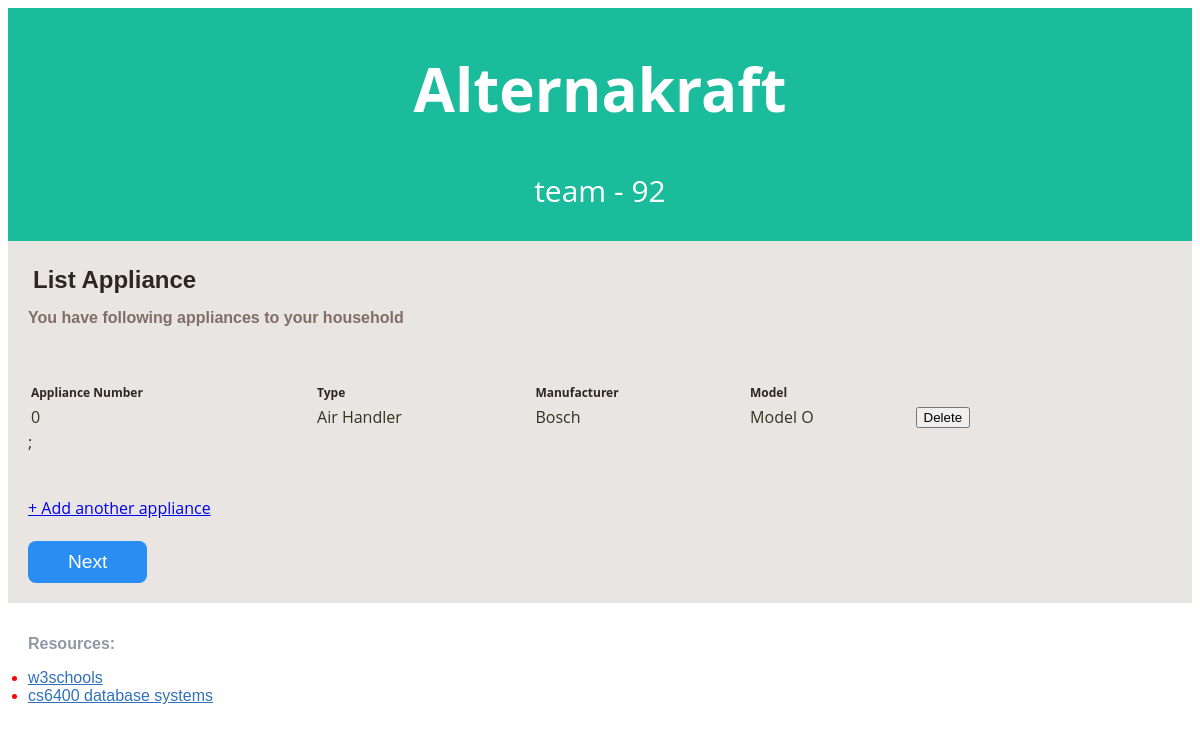
The app's page /phase_3_mamp_version/info_appliance_list.php?email=adamjones@yahoo.com with its own data.
### tables this page shows
CREATE TABLE Appliance (
	email varchar(250) NOT NULL,
	appliance_number INT(9) NOT NULL,
	appliance_type varchar(20) NOT NULL,
	btu_rating INT(9) NOT NULL,
    	model_name varchar(250) NOT NULL,
    	manufacturer_name varchar(250) NOT NULL,
    	PRIMARY KEY(email, appliance_number),
    	KEY (appliance_number)
);

### phase_3_mamp_version/info_appliance_list.php (the view, shortened to what this page needs)
<?php
include('lib/common.php');
?>
<?php include("lib/header.php"); ?>
<!DOCTYPE html>
<html lang="en">
<html>
<head>
</head>
<body>
	<div id="main_container">
		<div class="center_content">
			<div class="center_left">
				<div class="features">
					<div class="profile_section">
						<div class="title">List Appliance</div>
						<div class="subtitle">You have following appliances to your household</div>
						<table>
							<tr>
								<th class="heading">Appliance Number</th>
								<th class="heading">Type</th>
								<th class="heading">Manufacturer</th>
								<th class="heading">Model</th>
								<th class="heading"> </th>
							</tr>
							<br><br>
							<?php
							$email = $_GET['email'];
							$query = "SELECT appliance_number,appliance_type, manufacturer_name, model_name
									FROM Appliance
									WHERE Appliance.email = '{$email}' ";
							$result = mysqli_query($db, $query);
							while ($row = mysqli_fetch_array($result, MYSQLI_ASSOC)) {
								print "<tr>";
								print "<td>{$row['appliance_number']}</td>";
								print "<td>" . ($row['appliance_type'] == 'air_handler' ? "Water Heater" : "Air Handler") . "</td>";
								print "<td>{$row['manufacturer_name']}</td>";
								print "<td>{$row['model_name']}</td>";
								print "<td><form method='POST'><button type='submit' name='delete' value='{$row['appliance_number']}'>Delete</button></form></td>";
								print "</tr>";
							}
							?>
						</table>
					</div>
				</div>
			</div>
			<?php include("lib/error.php"); ?>
			<br>
			<form action="info_appliance_add.php" method="get">
				<a href="#" onclick="document.getElementById('email-input').value = document.getElementById('email').value; this.parentNode.submit();"> + Add another appliance</a>
			</form>
			<br>
			<?php
			if (!isset($_POST['power_gen_initial'])) {
				echo '<form method="POST">';
				echo '<button type="submit" name="power_gen_initial" class="button">Next</button>';
				echo '</form>';
			} else {
				header("Location: info_power_generation_initial.php?email=" . urlencode($_GET['email']));
			}
			?>
		</div>
	</div>
	<br>
</body>
</html>
<?php include("lib/footer.php"); ?>

### phase_3_mamp_version/css/alternakraft_style.css (style rules this page uses)
body { color: #332; background-color: #fff; position: relative; font-family: 'Open Sans', sans-serif; }
table { width: 90%; }
th { padding: 1px; text-align: left; }
td { padding: 1px; text-align: left; }
.heading { font-size: 12px; color: #2e2721; font-weight: bold; }
.title { width: auto; padding: 5px 5px 5px 5px; font-family: Georgia, sans-serif; font-size: 24px; font-weight: bold; color: #2e2721; }
.subtitle { width: 600px; font-family: Verdana, Geneva, sans-serif; font-weight: bold; font-size: 16px; color: #806F66; padding: 10px 0px 10px 0px; }
.button { background-color: #298df1; color: white; font-size: 1.2em; padding: 10px 40px; border-radius: 8px; border: none; }
#main_container { width: auto; height: auto; margin: auto; padding: 0px; }
.center_content { width: auto; height: auto; padding: 20px; clear: both; background-color: #E9E5E2; }

### records on screen
appliance: appliance_number "0", appliance_type "Air Handler", manufacturer_name "Bosch", model_name "Model O"

### other values on screen
$query ";"
